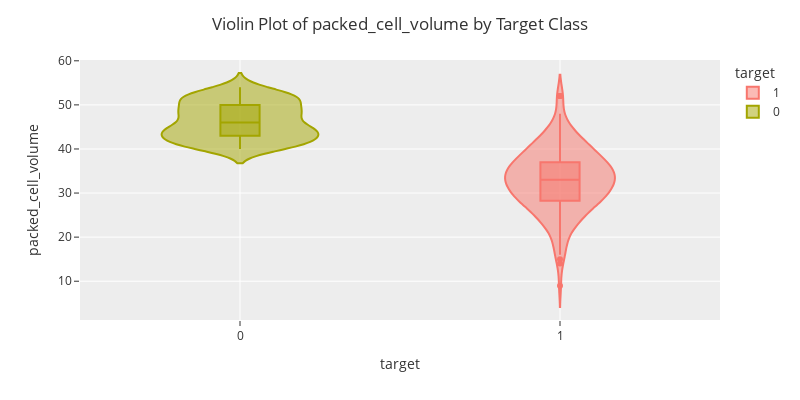

Write notebook code for a chart like this one.
### Code cell
violin('packed_cell_volume')

### Figure 1 — Plotly figure (JSON) as saved in the notebook; plotly's stock layout.template omitted (floating-point values rounded to 4 significant figures; data arrays with more than 128 entries replaced by an {"elided": "..."} marker saying what was removed)
{"data": [{"alignmentgroup": "True", "box": {"visible": true}, "hovertemplate": "target=%{x}<br>packed_cell_volume=%{y}<extra></extra>", "legendgroup": "1", "marker": {"color": "#F8766D"}, "name": "1", "offsetgroup": "1", "orientation": "v", "scalegroup": "True", "showlegend": true, "type": "violin", "x": {"elided": "250 int values"}, "x0": " ", "xaxis": "x", "y": {"elided": "250 float values"}, "y0": " ", "yaxis": "y"}, {"alignmentgroup": "True", "box": {"visible": true}, "hovertemplate": "target=%{x}<br>packed_cell_volume=%{y}<extra></extra>", "legendgroup": "0", "marker": {"color": "#A3A500"}, "name": "0", "offsetgroup": "0", "orientation": "v", "scalegroup": "True", "showlegend": true, "type": "violin", "x": {"elided": "150 int values"}, "x0": " ", "xaxis": "x", "y": {"elided": "150 float values"}, "y0": " ", "yaxis": "y"}], "layout": {"height": 400, "legend": {"title": {"text": "target"}, "tracegroupgap": 0}, "margin": {"t": 60}, "title": {"text": "Violin Plot of packed_cell_volume by Target Class"}, "violinmode": "overlay", "width": 800, "xaxis": {"anchor": "y", "categoryarray": [1, 0], "categoryorder": "array", "domain": [0, 1], "title": {"text": "target"}}, "yaxis": {"anchor": "x", "domain": [0, 1], "title": {"text": "packed_cell_volume"}}}}
